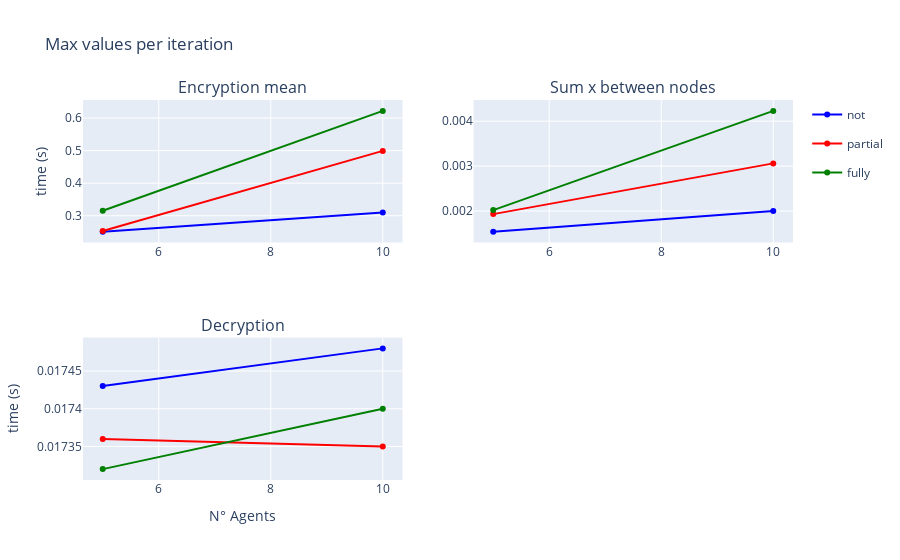

The notebook cell this image was saved under:
### Markdown cell above
### Components - Max time per iteration

### Code cell
fig = make_subplots(rows=2, cols=2, subplot_titles=("Encryption mean", "Sum x between nodes", "Decryption"))
fig.add_trace(go.Scatter(x=to_plot_enc_max.index, y=to_plot_enc_max['not'], name='not', legendgroup='not', line=dict(color='blue')), row=1, col=1)
fig.add_trace(go.Scatter(x=to_plot_enc_max.index, y=to_plot_enc_max['partial'], name = 'partial', legendgroup='partial', line=dict(color='red')), row=1, col=1)
fig.add_trace(go.Scatter(x=to_plot_enc_max.index, y=to_plot_enc_max['fully'], name='fully', legendgroup='fully', line=dict(color='green')), row=1, col=1)

fig.add_trace(go.Scatter(x=to_plot_sum_max.index, y=to_plot_sum_max['not'], name='not', legendgroup='not', line=dict(color='blue'), showlegend=False), row=1, col=2)
fig.add_trace(go.Scatter(x=to_plot_sum_max.index, y=to_plot_sum_max['partial'], name='partial', legendgroup='partial', line=dict(color='red'), showlegend=False), row=1, col=2)
fig.add_trace(go.Scatter(x=to_plot_sum_max.index, y=to_plot_sum_max['fully'], name='fully', legendgroup='fully', line=dict(color='green'), showlegend=False), row=1, col=2)

fig.add_trace(go.Scatter(x=to_plot_dec_max.index, y=to_plot_dec_max['not'], name='not', legendgroup='not', line=dict(color='blue'), showlegend=False), row=2, col=1)
fig.add_trace(go.Scatter(x=to_plot_dec_max.index, y=to_plot_dec_max['partial'], name='partial', legendgroup='partial', line=dict(color='red'), showlegend=False), row=2, col=1)
fig.add_trace(go.Scatter(x=to_plot_dec_max.index, y=to_plot_dec_max['fully'], name='fully', legendgroup='fully', line=dict(color='green'), showlegend=False), row=2, col=1)

fig.update_yaxes(title_text="time (s)", row=1, col=1)
fig.update_yaxes(title_text="time (s)", row=2, col=1)
fig.update_xaxes(title_text="N° Agents", row=2, col=1)
fig.update_xaxes(title_text="N° Agents", row=2, col=2)

fig.update_layout(title='Max values per iteration')

fig.show()

### Figure 1 — Plotly figure (JSON) as saved in the notebook; plotly's stock layout.template omitted (floating-point values rounded to 4 significant figures)
{"data": [{"legendgroup": "not", "line": {"color": "blue"}, "name": "not", "type": "scatter", "x": [5, 10], "xaxis": "x", "y": [0.2511, 0.3102], "yaxis": "y"}, {"legendgroup": "partial", "line": {"color": "red"}, "name": "partial", "type": "scatter", "x": [5, 10], "xaxis": "x", "y": [0.253, 0.4991], "yaxis": "y"}, {"legendgroup": "fully", "line": {"color": "green"}, "name": "fully", "type": "scatter", "x": [5, 10], "xaxis": "x", "y": [0.3154, 0.6221], "yaxis": "y"}, {"legendgroup": "not", "line": {"color": "blue"}, "name": "not", "showlegend": false, "type": "scatter", "x": [5, 10], "xaxis": "x2", "y": [0.00154, 0.002], "yaxis": "y2"}, {"legendgroup": "partial", "line": {"color": "red"}, "name": "partial", "showlegend": false, "type": "scatter", "x": [5, 10], "xaxis": "x2", "y": [0.00193, 0.00306], "yaxis": "y2"}, {"legendgroup": "fully", "line": {"color": "green"}, "name": "fully", "showlegend": false, "type": "scatter", "x": [5, 10], "xaxis": "x2", "y": [0.00202, 0.00423], "yaxis": "y2"}, {"legendgroup": "not", "line": {"color": "blue"}, "name": "not", "showlegend": false, "type": "scatter", "x": [5, 10], "xaxis": "x3", "y": [0.01743, 0.01748], "yaxis": "y3"}, {"legendgroup": "partial", "line": {"color": "red"}, "name": "partial", "showlegend": false, "type": "scatter", "x": [5, 10], "xaxis": "x3", "y": [0.01736, 0.01735], "yaxis": "y3"}, {"legendgroup": "fully", "line": {"color": "green"}, "name": "fully", "showlegend": false, "type": "scatter", "x": [5, 10], "xaxis": "x3", "y": [0.01732, 0.0174], "yaxis": "y3"}], "layout": {"annotations": [{"font": {"size": 16}, "showarrow": false, "text": "Encryption mean", "x": 0.225, "xanchor": "center", "xref": "paper", "y": 1, "yanchor": "bottom", "yref": "paper"}, {"font": {"size": 16}, "showarrow": false, "text": "Sum x between nodes", "x": 0.775, "xanchor": "center", "xref": "paper", "y": 1, "yanchor": "bottom", "yref": "paper"}, {"font": {"size": 16}, "showarrow": false, "text": "Decryption", "x": 0.225, "xanchor": "center", "xref": "paper", "y": 0.375, "yanchor": "bottom", "yref": "paper"}], "title": {"text": "Max values per iteration"}, "xaxis": {"anchor": "y", "domain": [0, 0.45]}, "xaxis2": {"anchor": "y2", "domain": [0.55, 1]}, "xaxis3": {"anchor": "y3", "domain": [0, 0.45], "title": {"text": "N° Agents"}}, "xaxis4": {"anchor": "y4", "domain": [0.55, 1], "title": {"text": "N° Agents"}}, "yaxis": {"anchor": "x", "domain": [0.625, 1], "title": {"text": "time (s)"}}, "yaxis2": {"anchor": "x2", "domain": [0.625, 1]}, "yaxis3": {"anchor": "x3", "domain": [0, 0.375], "title": {"text": "time (s)"}}, "yaxis4": {"anchor": "x4", "domain": [0, 0.375]}}}
